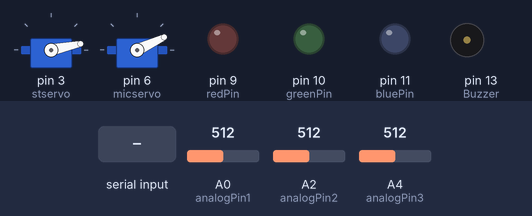
The sketch below on a simulated Arduino Uno, built with avr-gcc and run on an emulated ATmega328P. Parts: 2 × servo, output pins drawn as LEDs (lit = HIGH), buzzer (waves = sounding, pin HIGH). The test bench sets the inputs (shaded band); at power-on: A0 (analogPin1) = 512, A2 (analogPin2) = 512, A4 (analogPin3) = 512. What the sketch prints to the serial monitor is not drawn.

Above: at 1.2 s.
1.3 s: "A" received over Serial
At 2.8 s:
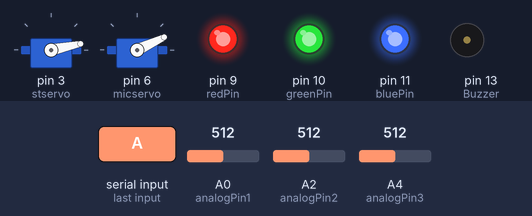
3.8 s: "B" received over Serial
At 4.6 s:
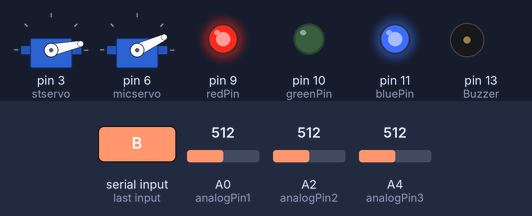
6.3 s: "P" received over Serial
At 8.5 s:
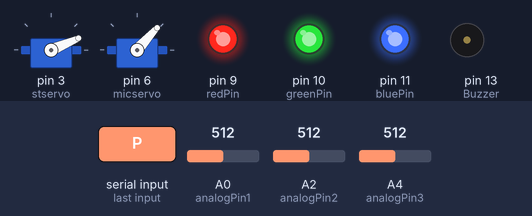
8.8 s: "C" received over Serial
At 9.6 s:
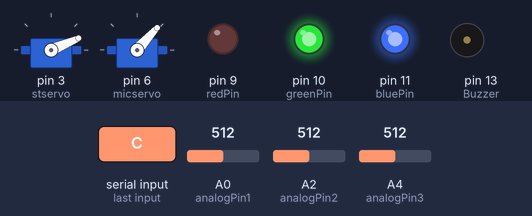
11.3 s: "D" received over Serial
At 11.7 s:
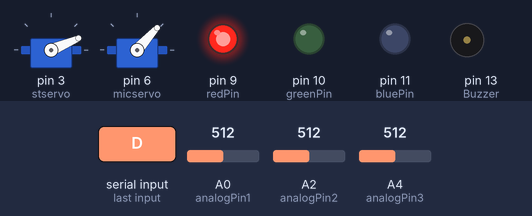
13.8 s: "Z" received over Serial
At 14.8 s:
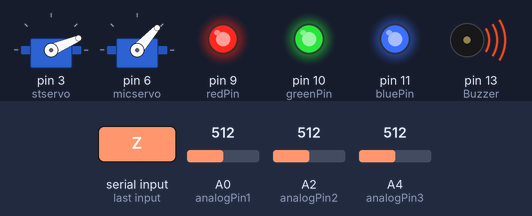
Timing chart, 0 to 20.3 s (numbered marks = the images above; inputs shaded):
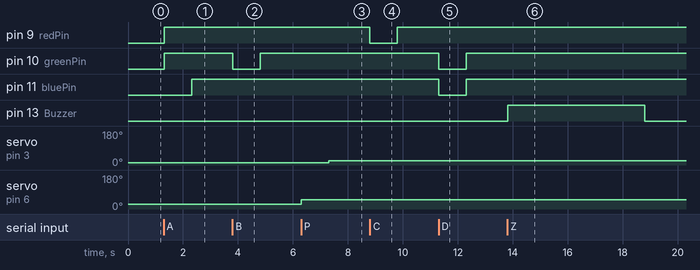

Measured:
- after the input at 1.3 s, pin 9 (redPin), pin 10 (greenPin): LOW → HIGH at once; pin 11 (bluePin): LOW → HIGH after 1.0 s
- after the input at 3.8 s, pin 10 (greenPin): HIGH → LOW at once, → HIGH 1.0 s later
- after the input at 6.3 s, servo on pin 3 (stservo): 12° → 23° after 1.0 s; servo on pin 6 (micservo): 25° → 48° at once
- after the input at 8.8 s, pin 9 (redPin): HIGH → LOW at once, → HIGH 1.0 s later
- after the input at 11.3 s, pin 10 (greenPin), pin 11 (bluePin): HIGH → LOW at once, → HIGH 1.0 s later
- after the input at 13.8 s, pin 13 (Buzzer): LOW → HIGH at once, → LOW 5.0 s later

The sketch:

task-4-main.ino
```cpp
/*
* Team Id : 2121
* Author List : Tamsil Sajid Amani, Mohd Bilal Aziz, Mohammed Omar Siddiqui, Zaid Hasan
* Filename: task-4-main.ino
* Theme: Ant Bot (AB)
* Functions: setup, servo_pick, servo_place, lineSensor, loop, setColor, turn_on_robot
* Global Variables: analogPin1, analogPin2, analogPin3, value1, value2, value3, stservo, micservo, Buzzer, redPin, greenPin, bluePin, flag
*/


#include <Servo.h>

int analogPin1 = 0;  // analogPin1: associated with right photo-receptor of White Line Sensor
int analogPin2 = 2;  // analogPin1: associated with middle photo-receptor of White Line Sensor
int analogPin3 = 4;  // analogPin1: associated with left photo-receptor of White Line Sensor
int value1 = 0;  //value1: stores the sensor value of right photo-receptor
int value2 = 0;  //value2: stores the sensor value of middle photo-receptor
int value3 = 0;  //value3: stores the sensor value of left photo-receptor
Servo stservo;  // stservo: variable of type Servo for Standard Servo motor
Servo micservo;  // micservo: variable of type Servo for Micro servo motor
int Buzzer = 13;  // Buzzer: assigned to pin number 13 of arduino for Buzzer sound

int redPin = 9;  // redPin: red transmitter of LED light is connected to pin 9 of arduino
int greenPin = 10;  // greenPin: green transmitter of LED light is connected to pin 10 of arduino
int bluePin = 11;  // bluePin: blue transmitter of LED light is connected to pin 11 of arduino


/*
*Function Name: setup
*Input: None
*Output: Base orientation of the servo motors and buzzer
*Logic: Opens serial port with a baud rate, attaches servo motors to respective pins of arduino
*Example Call: setup()
*/


void setup() {
    Serial.begin(9600);
    stservo.attach(3);
    micservo.attach(6);
    stservo.write(12);
    micservo.write(25);

    pinMode(Buzzer, OUTPUT);
}


/*
*Function Name: servo_pick
*Input: None
*Output: Picks up the supply/trash blocks
*Logic: Closes the micro servo and raises the standard servo in order
*Example Call: servo_pick()
*/


void servo_pick() {
    micservo.write(48);
    delay(1000);
    stservo.write(23);
    delay(1);
}


/*
*Function Name: servo_place
*Input: None
*Output: Puts down the supply/trash blocks
*Logic: Lowers the standard servo and opens the micro servo in order
*Example Call: servo_place()
*/


void servo_place() {
    stservo.write(12);
    delay(1000);
    micservo.write(25);
    delay(1000);
}


/*
*Function Name: lineSensor
*Input: None
*Output: prints the values obtained from the White Line Sensor
*Logic: uses 'analogRead()' function to get the sensor values
*Example Call: lineSensor()
*/


void lineSenor() {
    value1 = analogRead(analogPin1);     // read the input pin
    value2 = analogRead(analogPin2);     // read the input pin
    value3 = analogRead(analogPin3);     // read the input pin

    Serial.print(value1);
    Serial.print(" ");
    Serial.print(value2);
    Serial.print(" ");
    Serial.println(value3);

}


/*
*Function Name: loop
*Input: None
*Output: calls the 'lineSensor()' function repeatedly to get the sensor values And also calls the 'setColor' function to glow LED light
*Logic: checks if it needs to glow LED or not and then continue to get sensor values
*Example Call: loop()
*/


void loop() {
    if (Serial.available() > 0) {
        char serIn = Serial.read();
        if (serIn == 'A') {
            setColor(0, 0, 255); //red
        } else if (serIn == 'B') {
            setColor(0, 255, 0);  //green
        } else if (serIn == 'C') {
            setColor(255, 0, 0);  //blue
        } else if (serIn == 'D') {
            setColor(0, 255, 255);  //yellow
        } else if (serIn == 'P') {
            servo_pick();
        } else if (serIn == 'Q') {
            servo_place();
        } else if (serIn == 'Z') {
            turn_on_buzzer();
        }

        while (Serial.available() > 0)
            serIn = Serial.read();

    }

    lineSenor();
}


/*
*Function Name: setColor
*Input: red -> value for red segment of the LED,
 *      green -> value for green segment of the LED,
 *      blue -> value for blue segment of the LED,
*Output: turns on the respective LED color for 1 second
*Logic: calls 'analogWrite()' function to turn ON and turn OFF the LED
*Example Call: setColor(255,255,0)
*/

void setColor(int red, int green, int blue) {
    red = 255 - red;
    green = 255 - green;
    blue = 255 - blue;
    analogWrite(redPin, red);
    analogWrite(greenPin, green);
    analogWrite(bluePin, blue);
    delay(1000);
    analogWrite(redPin, 255);
    analogWrite(greenPin, 255);
    analogWrite(bluePin, 255);
}


/*
*Function Name: turn_on_buzzer
*Input: None
*Output: turns on the buzzer for 5 seconds
*Logic: calls 'digitalWrite()' function to turn ON and turn OFF the buzzer
*Example Call: turn_on_buzzer()
*/


void turn_on_buzzer() {

    digitalWrite(Buzzer, HIGH);
    delay(5000);
    digitalWrite(Buzzer, LOW);
    delay(5000);
}
```
